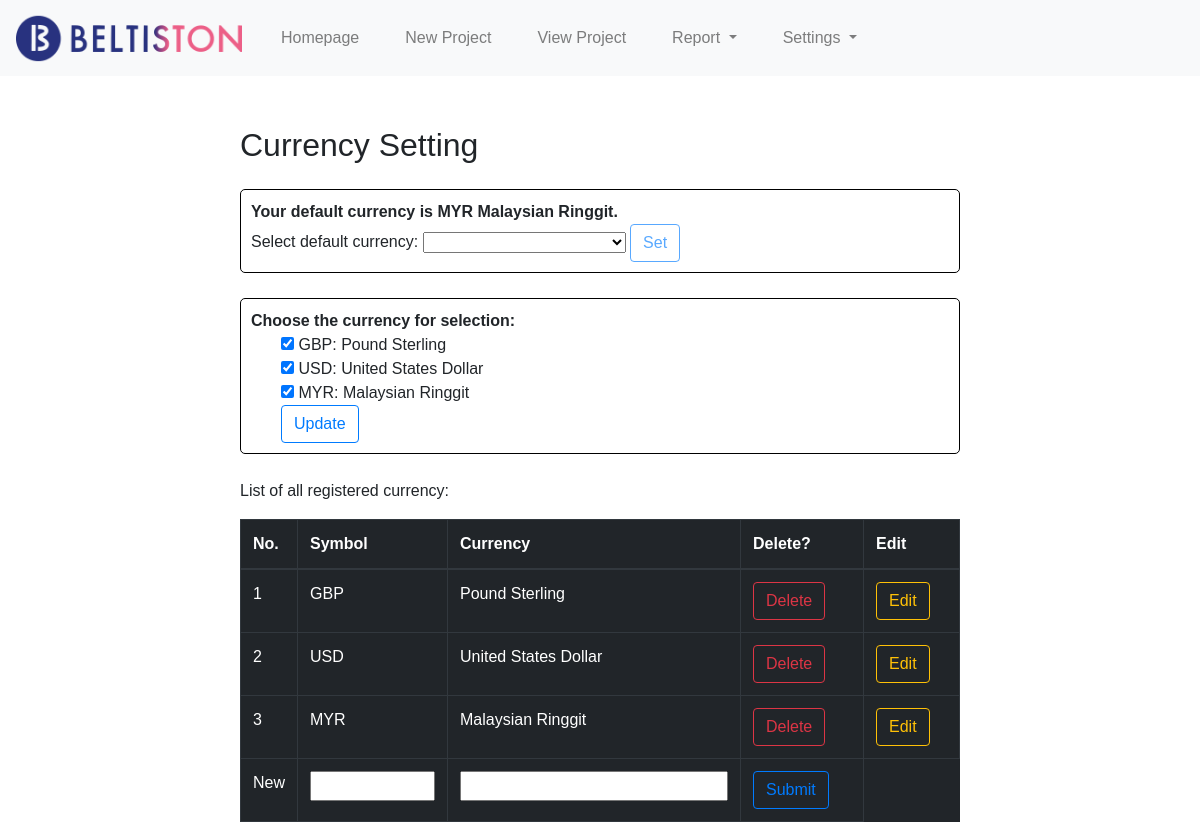
Page /settings-currency on the committed database.
### tables this page shows
CREATE TABLE currency (
                    id INTEGER PRIMARY KEY AUTOINCREMENT,
                    symbol TEXT,
                    description TEXT,
                    default_curr INTEGER,
                    display_curr INTEGER
                );

### app.py (the view, shortened to what this page needs)
@app.route("/settings-currency", methods=["GET", "POST"])
def settings():
    results = showcurrency()
    if request.method == "GET":
        return render_template("settings-currency.html", results=results,
                               sym="", desc="")

### backendprocess.py (called while the page is built)
def showcurrency(key:str = ""):
    with sqlite3.connect('p1_database.db') as conn:
        cur = conn.cursor()
        cur.execute("""SELECT * FROM currency;""")
    return cur.fetchall()

### templates/settings-currency.html (shortened to what this page needs)
{% extends "layout.html" %}
{% block body %}
<div class="settings-currency-mainbody">
    <h2>Currency Setting</h2>
    <div class="settings-default-currency">
        <form action="/setdefcurrency" id="setdefcurrency" method="POST">
        {% for result in results %}
        {% if result[3] == 1 %}
        <strong>Your default currency is {{result[1]}} {{result[2]}}.</strong><br>
        {% endif %}
        {% endfor %}
        Select default currency:
        <select name="currency" id="selectcurrency" onChange="setdisable()">
            <option value="blank"></option>
            {% for result in results%}
            <option name="symbol" value="{{result[1]}}">{{result[1]}} {{result[2]}}</option>
            {% endfor %}
        </select>
        <button type="submit" id="setdefcurrency_btn" class="btn btn-outline-primary">Set</button>
        </form>
    </div>
    <div class="settings-default-currency">
        <strong>Choose the currency for selection:</strong>
        <div class="settings-showcurr">
        <form action="/setdisplaycurrency" method="POST">
            {% for result in results %}
            {% if result[4] == 1 %}
            <input type="checkbox" name="symbol" value="{{result[1]}}" checked> {{result[1]}}: {{result[2]}} <br>
            {% else %}
            <input type="checkbox" name="symbol" value="{{result[1]}}"> {{result[1]}}: {{result[2]}} <br>
            {% endif %}
            {% endfor %}
            <input type="submit" value="Update" class="btn btn-outline-primary">
        </form>
        </div>
    </div>
    <p>List of all registered currency:</p>
    <form action="/settings-currency" method="POST">
    <table id="display-currency" class="table table-bordered table-stripped table-dark" >
        <thead>
            <tr>
                <th style="width:20px">No.</th>
                <th style="width:150px">Symbol</th>
                <th style="width:auto">Currency</th>
                <th>Delete?</th>
                <th>Edit</th>
            </tr>
        </thead>
        <tbody>
            {% for result in results %}
            <tr>
                <td>{{loop.index}}</td>
                <td>{{result[1]}}</td>
                <td>{{result[2]}}</td>
                <td>
                    <form action="/deletecurrency" method="POST" onsubmit="return confirm('Do you really want to delete this currency?');">
                        <input type="submit" value="Delete" class="btn btn-outline-danger">
                    </form>
                </td>
                <td>
                    <form action="/updatecurrencydetails" method="POST">
                        <input type="submit" value="Edit" class="btn btn-outline-warning">
                    </form>
                </td>
            </tr>
            {% endfor %}
            <tr>
                <td>New</td>
                <td><input class="newsymbol" name="newsymbol" type="text" required value="{{sym}}"></td>
                <td><input class="newsymbol" name="description" type="text" required value="{{desc}}"></td>
                <td><input type="submit" value="Submit" class="btn btn-outline-primary"></td>
            </tr>
        </tbody>
    </table>
    </form>
</div>
{% endblock %}

### static/styles.css (style rules this page uses)
body { font-family: Verdana , sans-serif; }
.settings-currency-mainbody { margin: 0 20%; }
.settings-default-currency { border: 1px solid black; border-radius: 5px; padding: 10px; margin: 25px 0; }
.settings-showcurr { margin: 0 30px; }
input.newsymbol { width: 100% }

### rows in the picture
currency: symbol "MYR", description "Malaysian Ringgit"
currency: symbol "GBP", description "Pound Sterling"
currency: symbol "USD", description "United States Dollar"
